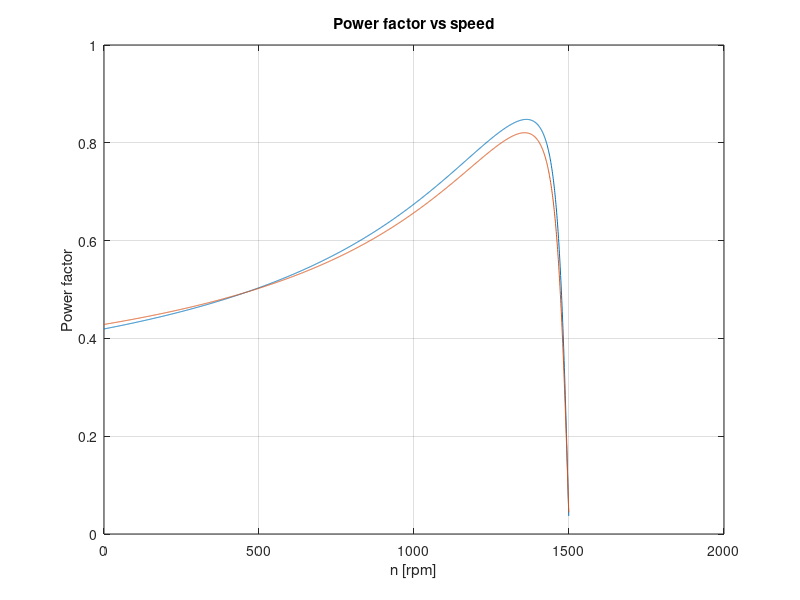

This chart was generated by the following MATLAB code:
clear;
disp('~~~~~~~~~~~~~~~~~~~~~~~~~~~~~~~~~~~~~~~~~~~~~~~~~~~~~~~~~~~~~~~~~~~~~~~~')
disp('Energy Efficient (EE) Motor parameters')
disp('~~~~~~~~~~~~~~~~~~~~~~~~~~~~~~~~~~~~~~~~~~~~~~~~~~~~~~~~~~~~~~~~~~~~~~~~')
 
f=50;                    %Supply frequency [Hz]
p=4;                     %Number of poles
V1=380/sqrt(3);          %Supply voltage [phase]
R1_ee = 1.5;             %Stator winding resistance [ohms/phase]
X1_ee = 3.642;           %Stator winding leakage reactance [ohms/phase]
Xm_ee = 72.252;          %Stator winding magnetising reactance [ohms/phase]
X2p_ee = 3.642;          %Rotor winding leakage reactance reffered to stator [ohms/phase]
R2p_ee = 1.994;          %Rotor winding resistance reffered to stator [ohms/phase]

fprintf('f=%f\n',f);
fprintf('p=%f\n',p);
fprintf('V1=%f\n',V1);
fprintf('R1_ee=%f\n',R1_ee);
fprintf('X1_ee=%f\n',X1_ee);
fprintf('Xm_ee=%f\n',Xm_ee);
fprintf('X2p_ee=%f\n',X2p_ee);
fprintf('R2p_ee=%f\n',R2p_ee);

%%
disp('~~~~~~~~~~~~~~~~~~~~~~~~~~~~~~~~~~~~~~~~~~~~~~~~~~~~~~~~~~~~~~~~~~~~~~~~')
disp('Standard Efficiency (SE) Motor parameters')
disp('~~~~~~~~~~~~~~~~~~~~~~~~~~~~~~~~~~~~~~~~~~~~~~~~~~~~~~~~~~~~~~~~~~~~~~~~')

R1_se = 2.087;           %Stator winding resistance [ohms/phase]
X1_se = 4.274;           %Stator winding leakage reactance [ohms/phase]
Xm_se = 66.560;          %Stator winding magnetising reactance [ohms/phase]
X2p_se = 4.274;          %Rotor winding leakage reactance reffered to stator [ohms/phase]
R2p_se = 2.122;          %Rotor winding resistance reffered to stator [ohms/phase]

fprintf('f=%f\n',f);
fprintf('p=%f\n',p);
fprintf('V1=%f\n',V1);
fprintf('R1_se=%f\n',R1_se);
fprintf('X1_se=%f\n',X1_se);
fprintf('Xm_se=%f\n',Xm_se);
fprintf('X2p_se=%f\n',X2p_se);
fprintf('R2p_se=%f\n',R2p_se);
%%
disp('~~~~~~~~~~~~~~~~~~~~~~~~~~~~~~~~~~~~~~~~~~~~~~~~~~~~~~~~~~~~~~~~~~~~~~~~')
disp('Question 1: Thevenin Equiv Cct Parameters for EE Motor:')
disp('~~~~~~~~~~~~~~~~~~~~~~~~~~~~~~~~~~~~~~~~~~~~~~~~~~~~~~~~~~~~~~~~~~~~~~~~')

Vth_ee=Xm_ee/sqrt(R1_ee^2+(X1_ee+Xm_ee)^2)*V1;         %Thevenin equiv voltage source [V] (Equ 5.45 - Sen)
Zth_ee=1i*Xm_ee*(R1_ee+1i*X1_ee)/(R1_ee+1i*(X1_ee+Xm_ee));   %Thevenin equiv impedance
Rth_ee=real(Zth_ee);                          %Thevenin equiv resistance [ohms]
Xth_ee=imag(Zth_ee);                          %Thevenin equiv reactance [ohms]


fprintf('Vth=%f\n',Vth_ee);
fprintf('Rth=%f\n',Rth_ee);
fprintf('Xth=%f\n',Xth_ee);

disp('~~~~~~~~~~~~~~~~~~~~~~~~~~~~~~~~~~~~~~~~~~~~~~~~~~~~~~~~~~~~~~~~~~~~~~~~')
disp('Question 1: Thevenin Equiv Cct Parameters for SE Motor:')
disp('~~~~~~~~~~~~~~~~~~~~~~~~~~~~~~~~~~~~~~~~~~~~~~~~~~~~~~~~~~~~~~~~~~~~~~~~')

Vth_se=Xm_se/sqrt(R1_se^2+(X1_se+Xm_se)^2)*V1;         %Thevenin equiv voltage source [V] (Equ 5.45 - Sen)
Zth_se=1i*Xm_se*(R1_se+1i*X1_ee)/(R1_se+1i*(X1_se+Xm_se));   %Thevenin equiv impedance
Rth_se=real(Zth_se);                          %Thevenin equiv resistance [ohms]
Xth_se=imag(Zth_se);                          %Thevenin equiv reactance [ohms]


fprintf('Vth=%f\n',Vth_se);
fprintf('Rth=%f\n',Rth_se);
fprintf('Xth=%f\n',Xth_se);

%%
disp('~~~~~~~~~~~~~~~~~~~~~~~~~~~~~~~~~~~~~~~~~~~~~~~~~~~~~~~~~~~~~~~~~~~~~~~~')
disp('QUESTION 2:Torque versus speed characteristics for EE and SE Motors:')
disp('~~~~~~~~~~~~~~~~~~~~~~~~~~~~~~~~~~~~~~~~~~~~~~~~~~~~~~~~~~~~~~~~~~~~~~~~')

ns=120*f/p;         %Synchronous speed [rpm]
ws=2*pi*ns/60;      %Synchronous speed [rad/sec]
s=0.0005:0.0005:1;  %Slip [pu]
n=(1-s)*ns;         %Rotor speed [rpm]
w=2*pi*n/60;        %Rotor speed [rad/sec]
 

% Torque calculation for EE motor
Tmech_ee = 3/ws*Vth_ee^2./((Rth_ee+R2p_ee./s).^2+(Xth_ee+X2p_ee)^2).*R2p_ee./s;    %Total Tmech = {3*(Equ5.54 - Sen)}

% Torque calculation for SE motor
Tmech_se = 3/ws*Vth_se^2./((Rth_se+R2p_se./s).^2+(Xth_se+X2p_se)^2).*R2p_se./s;

%Plot the Torque vs speed characteristics of both motors on same plot:
%subplot(2,2,1),
plot(n,Tmech_ee),xlabel('n [rpm]'),ylabel('Torque [Nm]'),...
    title('Torque vs speed'),grid on,...
    hold on
plot(n,Tmech_se)

hold off

%%
% Calculate starting torque of machines
disp('(a) Starting Torque')

% Starting torque of EE motor
Tstart_ee = 3/ws*Vth_ee^2/((Rth_ee+R2p_ee/1)^2+(Xth_ee+X2p_ee)^2)*R2p_ee/1;    % Tstart = Tmech @ s = 1

% Starting torque of SE motor
Tstart_se = 3/ws*Vth_se^2/((Rth_se+R2p_se/1)^2+(Xth_se+X2p_se)^2)*R2p_se/1;

fprintf('Starting torque of EE motor = %f N.m\n',Tstart_ee);
fprintf('Starting torque of SE motor = %f N.m\n',Tstart_se);

disp(['The starting torque can be increased by increasing the rotor resistance, and' ...
    ' decreased by decreasing the rotor resistance.'])
%%
% Calculate maximum (breakdown) torques of machines
disp('(b) Maximum Torque')

% Maximum torque of EE motor
Tmax_ee = 3/(2*ws)*Vth_ee^2/( Rth_ee + sqrt(Rth_ee^2 + (Xth_ee+X2p_ee)^2) )

% Maximum torque of SE motor
Tmax_se = 3/(2*ws)*Vth_se^2/( Rth_se + sqrt(Rth_se^2 + (Xth_se+X2p_se)^2) )

fprintf('Maximum torque of EE motor = %f N.m\n',Tstart_ee);
fprintf('Maximum torque of SE motor = %f N.m\n',Tstart_se);

disp(['The maximum torque is dependent of the the Thevenin equivalent voltage Vth. Thus, the maximum torque can ' ...
    'be increased by increasing Vth and decreased by decreasing Vth'])
%%
% Caculate speed (in rpm) at which maximum torque occurs for the machines
disp('(c) Speed at which maximum torque occurs')

% EE motor
s_Tmax_ee = R2p_ee/sqrt(Rth_ee^2 + (Xth_ee + X2p_ee)^2)
n_Tmax_ee = ns*(1-s_Tmax_ee)

% SE motor
s_Tmax_se = R2p_se/sqrt(Rth_se^2 + (Xth_se + X2p_se)^2)
n_Tmax_se = ns*(1-s_Tmax_se)

fprintf('Speed at maximum torque of EE motor = %f rpm\n',n_Tmax_ee);
fprintf('Speed at maximum torque of SE motor = %f rpm\n',n_Tmax_se);


%%
% Stator current vs. speed characteristics of machines
disp('~~~~~~~~~~~~~~~~~~~~~~~~~~~~~~~~~~~~~~~~~~~~~~~~~~~~~~~~~~~~~~~~~~~~~~~~')
disp('QUESTION 3:Stator current versus speed characteristicc of EE and SE Motors:')
disp('~~~~~~~~~~~~~~~~~~~~~~~~~~~~~~~~~~~~~~~~~~~~~~~~~~~~~~~~~~~~~~~~~~~~~~~~')


Tmech_se = 3/ws*Vth_se^2./((Rth_se+R2p_se./s).^2+(Xth_se+X2p_se)^2).*R2p_se./s;

% EE motor
Z1_ee = R1_ee + 1i*X1_ee + 1i*Xm_ee*(R2p_ee./s+1i*X2p_ee)./(R2p_ee./s+1i*(Xm_ee+X2p_ee))
I1_ee = V1./Z1_ee

% SE motor
Z1_se = R1_se +  1i*X1_se + 1i*Xm_se*(R2p_se./s+1i*X2p_se)./(R2p_se./s+1i*(Xm_se+X2p_se))
I1_se = V1./Z1_se

% Plot stator current vs. speed characteristic curves
plot(n,abs(I1_ee)),xlabel('n [rpm]'),ylabel('Stator current [A]'),...
    title('Stator current vs speed'),grid on,...
    hold on
plot(n,abs(I1_se))

hold off
%%
% (a) Stator current at startup
disp('(a) Stator current at startup')

% EE motor
fprintf('Stator current of Energy Efficient machine at startup = %f A',abs(I1_ee(2000)))

% SE motor
fprintf('Stator current of Standard machine at startup = %f A',abs(I1_se(2000)))
%%
% b) Stator current - no load and full load conditions
disp('(a) Explain how the stator current at start-up would change when the machine is started under no-load and full-load conditions?')
disp(['Stator current would be at a maximum under full load condtions and at a minimum and no load conditions.'])
%%
% (c) Stator currents when the machines develop maximum torque
disp('(c) Stator currents when the machines develop maximum torque')

% EE motor
Z1_sTmax_ee = R1_ee + 1i*X1_ee + 1i*Xm_ee*(R2p_ee./s_Tmax_ee+1i*X2p_ee)./(R2p_ee./s_Tmax_ee+1i*(Xm_ee+X2p_ee))
I1_sTmax_ee = V1./Z1_sTmax_ee
fprintf('Stator current of Energy Efficient machine at max torque = %f A',abs(I1_sTmax_ee))

% SE motor
Z1_sTmax_se = R1_se + 1i*X1_se + 1i*Xm_se*(R2p_se./s_Tmax_se+1i*X2p_se)./(R2p_se./s_Tmax_se+1i*(Xm_se+X2p_se))
I1_sTmax_se = V1./Z1_sTmax_se
fprintf('Stator current of Standard machine at max torque = %f A',abs(I1_sTmax_se))
%%
% (d) Stator current when the machines are operating under no-load conditions
disp('(d) Stator current when the machines are operating under no-load conditions')


%%
% 4. Power factor vs. speed characteristic of machines

% EE motor
PF_ee = cos(angle(I1_ee))

% SE motor
PF_se = cos(angle(I1_se))

% Plot power factor vs. speed characteristic curves
plot(n,PF_ee),xlabel('n [rpm]'),ylabel('Power factor'),...
    title('Power factor vs speed'),grid on,...
    hold on
plot(n,abs(PF_se))

hold off
%%
% (a) Power factors at startup

PF_startup_ee = PF_ee(2000)
PF_startup_se = PF_se(2000)

fprintf('Power factor at startup of EE motor = %f \n',PF_startup_ee);
fprintf('Power factor at startup of SE motor = %f \n',PF_startup_se);

%%
% (b) Power factors when the machines develop maximum torque



PF_Tmax_ee = cos(angle(I1_sTmax_ee))
PF_Tmax_se = cos(angle(I1_sTmax_se))

fprintf('Power factor at maximum torque of EE motor = %f \n',PF_Tmax_ee);
fprintf('Power factor at maximum torque of SE motor = %f \n',PF_Tmax_se);
%%
% (c) Power factor when the machines are operating under no-load conditions

PF_noload_ee = PF_ee(1)
PF_noload_se = PF_se(1)

fprintf('Power factor at no load of EE motor = %f \n',PF_noload_ee);
fprintf('Power factor at no load of SE motor = %f \n',PF_noload_se);

%%
% (d) Determine the best power factors that these machines can operate at

PF_best_ee = max(PF_ee)
PF_best_se = max(PF_se)

fprintf('Best power factor for EE motor = %f \n',PF_best_ee);
fprintf('Best power factor for SE motor = %f \n',PF_best_se);
%%
% (e) Determine the speeds (in rpm) at which the best power factors occur

pos_PF_best_ee = find(PF_ee == max(PF_ee))
n_best_ee = n(pos_PF_best_ee)

pos_PF_best_se = find(PF_se == max(PF_se))
n_best_se = n(pos_PF_best_se)

fprintf('Speed at which best power factor occurs for EE motor = %f \n',n_best_ee);
fprintf('Speed at which best power factor occurs for SE motor = %f \n',n_best_se);

%%



%% 
%